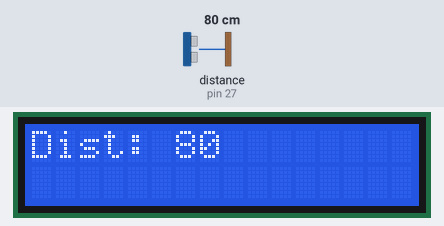
Recording of a sketch running on a simulated Arduino Mega 2560, built with avr-gcc and run on an emulated ATmega2560. Parts: 16×2 character LCD. Wiring (inferred from the names in the program): ultrasonic range finder: trigger pin 26; echo pin 27. The test bench sets the inputs (shaded band); at power-on: distance to the obstacle (sensor on pin 27) 80 cm. The echo pulse lasts 58.3 µs per cm.

Above: at 2.2 s.
2.3 s: distance to the obstacle (sensor on pin 27) set to 2 cm
At 3.6 s:
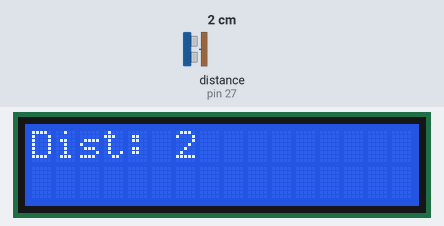
4.0 s: distance to the obstacle (sensor on pin 27) set to 4 cm
At 4.4 s:
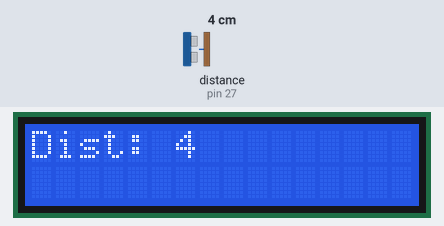
5.5 s: distance to the obstacle (sensor on pin 27) set to 9 cm
At 6.4 s:
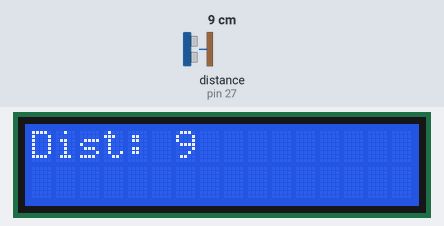
Timing chart, 0 to 8.5 s (numbered marks = the images above; inputs shaded):
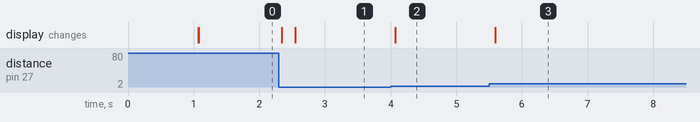

Measured:
- after the input at 2.3 s, the display: first changes after 0.05 s (image 1 shows a later state)
- after the input at 4.0 s, the display: changes after 0.07 s (image 2)
- after the input at 5.5 s, the display: changes after 0.10 s (image 3)

The sketch:

SimplePing.ino
```cpp
// SimplePing - Simple program to interface and test HC-SR04 module
// by G. C. Holden

// Program to allow an Arduino to utilize an HC-SR04
// Ultrasonic sensor. The wiring is as follows:
// Arduino Pin    to    Sensor Pin
// Ground               Ground
// 5v                   VCC
// 26                   Trigger
// 27                   Echo
//
// Arduino pins for trigger and echo can be changed by changing
// the value below in the #define statement. HC-SR04 is 5v - DO
// NOT USE it with 3.3v Arduinos.

// Must include the Arduino Library
#include <Arduino.h>
#include <LiquidCrystal.h>

// Change pin values to appropriate pin you are using on Arduino
#define TRIG_PIN          26    // Pin # connected to Ultrasonic Trigger
#define ECHO_PIN          27    // Pin # connected to Ultrasonic Echo
#define MAX_DISTANCE_CM   274   // Maximum distance sensor can read in CM

#define MAX_WAIT_TIME     MAX_DISTANCE_CM*58

unsigned long roundtripTime;    // Microseconds until ping returns
int distance;                   // Distance calculation from microseconds

LiquidCrystal lcd(8, 9, 4, 5, 6, 7); // Setup LCD object

void setup() {          // Initialization routine only runs once
//    Start Serial communication
//    Serial.begin(115200);
    // Define pin modes
    pinMode(TRIG_PIN, OUTPUT);
    pinMode(ECHO_PIN, INPUT);
    // Bring trigger low as part of initialization
    digitalWrite(TRIG_PIN, LOW);

    // Initialize LCD display
    lcd.begin(16, 2);              // Define 16 character x 2 line
    lcd.clear();
    lcd.setCursor(0,0);
    lcd.print("Booting up...."); // print a simple message
    delay(1000);
    lcd.clear();
    lcd.setCursor(0,0);
    lcd.print("Dist: ");
} // END of initialization


void loop() {          // Main loop runs for the rest of time

      // Basic sequence to signal HC-SR04 to Transmit
      digitalWrite(TRIG_PIN, LOW);
      delayMicroseconds(4);
      digitalWrite(TRIG_PIN, HIGH);
      delayMicroseconds(11);
      digitalWrite(TRIG_PIN, LOW);

      // Call Arduino pulseIn() to have HC-SR04 listen for ping
      roundtripTime = pulseIn(ECHO_PIN, HIGH, MAX_WAIT_TIME);

      // Calculate one way distance in CM - Change 58 to 148 for inches
      distance = roundtripTime / 58;

      // CODE THAT DOES SOMETHING WITH THE RESULTS GOES HERE

      // Output distance in CM to serial for testing purposes
//      Serial.print (distance);
//      Serial.println("cm");

      // Output distance in CM to LCD for testing purposes
      lcd.setCursor(6,0);
      lcd.print("   ");
      lcd.setCursor(6,0);
      lcd.print(distance);

      // Wait 1/10 of a second before beginning loop again
      delay(100);

 }  // END of main loop
```
